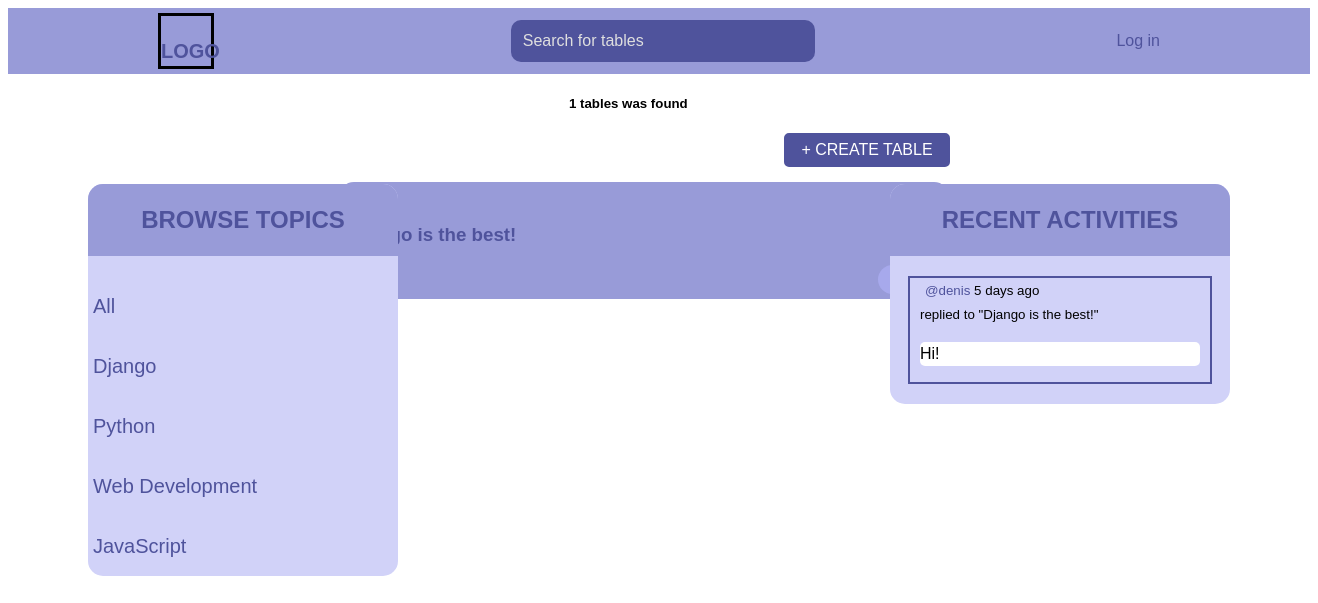
Screenshot of /?q=Django with the database file from the repository.
### tabletalks/base/models.py (models this page shows, shortened)
class Topic(models.Model):
    name = models.CharField(max_length=200)

class Table(models.Model):
    host = models.ForeignKey(User, on_delete=models.SET_NULL, null=True)
    topic = models.ForeignKey(Topic, on_delete=models.SET_NULL, null=True)
    name = models.CharField(max_length=200)
    description = models.TextField(null=True, blank=True)
    participants = models.ManyToManyField(
        User, related_name='participants', blank=True
    )
    updated = models.DateTimeField(auto_now=True)
    created = models.DateTimeField(auto_now_add=True)
    def __str__(self):
        return self.name
    class Meta:
        ordering = ['-updated', '-created']

class Message(models.Model):
    user = models.ForeignKey(User, on_delete=models.CASCADE)
    table = models.ForeignKey(Table, on_delete=models.CASCADE)
    body = models.TextField()
    updated = models.DateTimeField(auto_now=True)
    created = models.DateTimeField(auto_now_add=True)
    class Meta:
        ordering = ['-updated', '-created']
    def __str__(self):
        return self.body[:50]

### tabletalks/base/views.py (the view)
# urls.py: path('', views.home, name='home'),
def home(request):
    q = request.GET.get('q') if request.GET.get('q') is not None else ''
    tables = Table.objects.filter(
        Q(topic__name__icontains=q) |
        Q(name__icontains=q) |
        Q(description__icontains=q) |
        Q(host__username__icontains=q)
    )
    topics = Topic.objects.all()
    table_count = tables.count()
    all_messages = Message.objects.filter(Q(table__topic__name__icontains=q))[:3]
    context = {
        'tables': tables,
        'topics': topics,
        'table_count': table_count,
        'all_messages': all_messages,
    }
    return render(request, 'base/home.html', context)

### tabletalks/base/templates/base/home.html
{% extends 'main.html' %}
{% block content %}
<div class="home-container">
    <div>
        {% include 'base/topics_component.html' %}
    </div>
    <div>
        <h5 class="table-counter">{{ table_count }} tables was found</h5>
        <a class="button create-table-button" href="{% url 'create-table' %}">+ Create table</a>
        {% include 'base/feed_component.html' %}
    </div>
    <div>
        {% include 'base/activity_component.html' %}
    </div>
</div>
{% endblock content %}

### tabletalks/base/templates/base/topics_component.html
<section class='browse-topics-container'>
    <h2 class="component-header">Browse Topics</h2>
    <div>
        <a class="browse-topics-topic simple-button" href="{% url 'home' %}">All</a>
    </div>
    {% for topic in topics %}
    <div>
        <a class="browse-topics-topic simple-button" href="{% url 'home' %}?q={{ topic.name }}">{{ topic.name }}</a>
    </div>
    {% endfor %}
</section>

### tabletalks/base/templates/base/feed_component.html (shortened to what this page needs)
<div class="feed-container">
    {% for table in tables %}
        <div class="table-container">
            <div>
                <a class="table-host simple-button" href="{% url 'user-profile' table.host.id %}">@{{ table.host.username }}</a>
                <h3><a class="simple-button" href="{% url 'table' table.id %}">{{ table.name }}</a></h3>
                <small class="table-topic">{{ table.topic.name }}</small>
            </div>
        </div>
    {% endfor %}
</div>

### tabletalks/base/templates/base/activity_component.html (shortened to what this page needs)
<div class="recent-activity-container">
    <h2 class="component-header">Recent activities</h2>
    {% for message in all_messages %}
    <div class="activity-message">
        <small><a href="{% url 'user-profile' message.user.id  %}">@{{ message.user }}</a>  {{ message.created | timesince }} ago</small>
        <br>
        <small>replied to "{{ message.table }}"</small>
        <p class="activity-message-body">{{ message }}</p>
    </div>
    {% endfor %}
</div>

### tabletalks/static/styles/main.css (style rules this page uses)
:root { --color-background: #ffffff; --color-dark: #4f539c; --color-medium: #989bd8; --color-light: #a7a9ec; --color-lighter: #d1d2f8; }
body { font-family: Arial, Helvetica, sans-serif; align-items: center; justify-content: center; background-color: var(--color-background); }
.home-container { display: grid; grid-template-columns: 1fr 3fr 1fr; justify-items: center; }
.feed-container { width: 650px; display: flex; flex-direction: column; align-items: center; justify-content: center; }
.table-container { width: 600px; display: block; flex-direction: column; align-items: left; justify-content: left; border: solid 5px; border-color: var(--color-medium); border-radius: 15px; margin: 10px 0; background-color: var(--color-medium); }
.button { color: var(--color-background); background-color: var(--color-dark); text-align: center; display: block; width: 70px; border: solid 3px; border-radius: 5px; border-color: var(--color-dark); margin: 5px; padding: 5px 5px 5px 5px; cursor: pointer; text-transform: uppercase; }
.create-table-button { width: 150px; display: block; position: relative; left: 460px; }
.table-host { color: var(--color-background); }
.table-topic { float: right; padding: 0 10px; border: 1px; border-radius: 20px; border-color: var(--color-light); background-color: var(--color-light); padding: 7px 12px; }
.table-counter { display: block; position: relative; left: 250px; }
.component-header { text-align: center; color: var(--color-dark); text-transform: uppercase; border-radius: 15px 15px 0 0; background-color: var(--color-medium); }
.browse-topics-container { width: 310px; position: relative; top: 90px; left:80px; line-height: 3; background-color: var(--color-lighter); border-radius: 15px; }
.browse-topics-topic { font-size: 20px; }
.recent-activity-container { width: 340px; position: relative; top: 90px; left:-80px; line-height: 3; background-color: var(--color-lighter); border-radius: 15px; padding-bottom: 5px; }
.activity-message { position: relative; left: 18px; width: 280px; border: solid 2px; border-color: var(--color-dark); line-height: 1.5; margin: 15px 0; padding: 0 10px; }
.activity-message-body { background-color: var(--color-background); border-radius: 5px; }
body a { padding-left: 5px; color:var(--color-dark); text-decoration: none; }

### rows the page displays
Topic: name "Django"
Topic: name "Python"
Topic: name "Web Development"
Topic: name "JavaScript"
Table: name "Django is the best!"
Message: user "denis", created "5 days", table "Django is the best!", body "Hi!"

### other values shown
{{ table_count }} "1"
